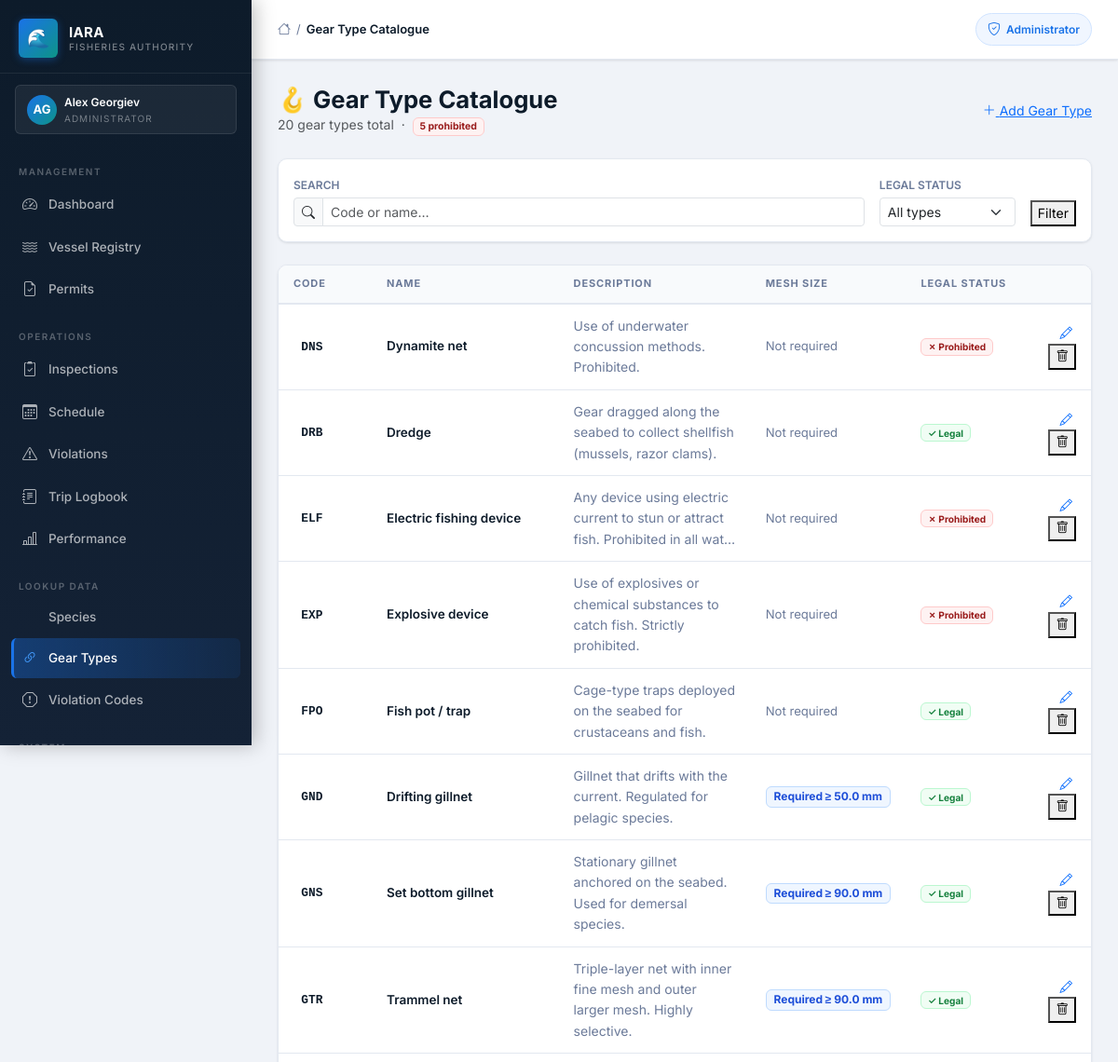
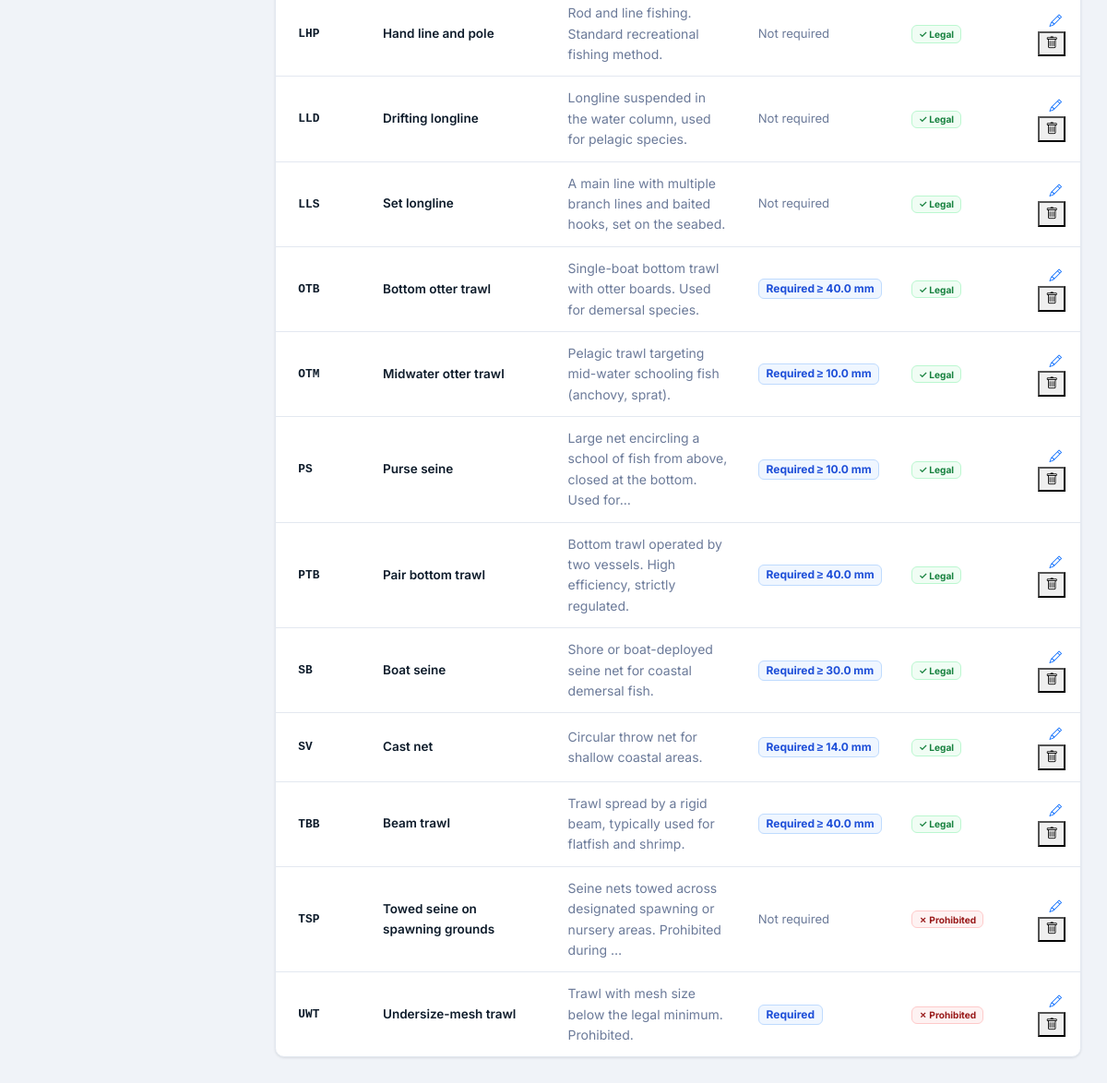
/admin/lookup/gear (signed in), run on the app's committed database (2 pictures, top to bottom).
### iara_app/models.py (models this page shows, shortened)
class User(UserMixin, db.Model):
    __tablename__ = "users"
    id = db.Column(db.Integer, primary_key=True)
    first_name = db.Column(db.String(50), nullable=False)
    last_name = db.Column(db.String(50), nullable=False)
    email = db.Column(db.String(120), unique=True, nullable=False)
    phone = db.Column(db.String(20), nullable=False)
    role = db.Column(db.String(50), nullable=False)
    password_hash = db.Column(db.String(128), nullable=False)
    vessel_registration = db.Column(db.String(50))
    fishing_permit_number = db.Column(db.String(50))
    inspector_id = db.Column(db.Integer, db.ForeignKey("users.id"), nullable=True)
    id_number = db.Column(db.String(50))
    age_category = db.Column(db.String(20))
    created_at = db.Column(db.DateTime, default=datetime.utcnow)
    is_active = db.Column(db.Boolean, default=True)
    reset_token       = db.Column(db.String(100), nullable=True)
    reset_token_expiry = db.Column(db.DateTime, nullable=True)
    failed_logins   = db.Column(db.Integer, default=0)
    locked_until    = db.Column(db.DateTime, nullable=True)
    inspections = db.relationship("Inspection", foreign_keys="Inspection.inspector_id", backref="inspector", lazy=True)
    scheduled_inspections = db.relationship("ScheduledInspection", foreign_keys="ScheduledInspection.inspector_id", backref="assigned_inspector", lazy=True)
    created_scheduled_inspections = db.relationship("ScheduledInspection", foreign_keys="ScheduledInspection.created_by_id", backref="created_by_user", lazy=True)
    audit_logs = db.relationship("AuditLog", foreign_keys="AuditLog.user_id", backref="user", lazy=True)

class GearType(db.Model):
    __tablename__ = "gear_type"
    id                  = db.Column(db.Integer, primary_key=True)
    code                = db.Column(db.String(20), nullable=False, unique=True)  # FAO/EU code e.g. 'TBB'
    name                = db.Column(db.String(150), nullable=False)  # human-readable name
    description         = db.Column(db.Text, nullable=True)
    mesh_size_required  = db.Column(db.Boolean, nullable=False, default=False)
    min_mesh_size_mm    = db.Column(db.Float, nullable=True)
    is_legal            = db.Column(db.Boolean, nullable=False, default=True)
    created_at          = db.Column(db.DateTime, default=datetime.utcnow)
    updated_at          = db.Column(db.DateTime, default=datetime.utcnow, onupdate=datetime.utcnow)

### iara_app/routes/lookup.py (the view, shortened to what this page needs)
@bp.route("/gear")
@login_required
@admin_required
def gear_list():
    q       = request.args.get("q", "").strip()
    legal_f = request.args.get("legal", "")
    page    = request.args.get("page", 1, type=int)
    query = GearType.query
    if legal_f == "yes":
        query = query.filter_by(is_legal=True)
    elif legal_f == "no":
        query = query.filter_by(is_legal=False)
    pagination = query.order_by(GearType.code).paginate(
        page=page, per_page=20, error_out=False
    )
    return render_template(
        "lookup/gear_list.html",
        gears=pagination.items,
        pagination=pagination,
        q=q,
        legal_f=legal_f,
        total=GearType.query.count(),
        illegal_count=GearType.query.filter_by(is_legal=False).count(),
        title="Gear Type Catalogue"
    )

### iara_app/__init__.py (called while the page is built)
def create_app():
    app = Flask(__name__)
    app.config.from_object(Config)
    db.init_app(app)
    login_manager.init_app(app)
    migrate.init_app(app, db)
    csrf.init_app(app)
    from .models import User
    @login_manager.user_loader
    def load_user(user_id):
        user = db.session.get(User, int(user_id))   # SQLAlchemy 2.x style
        if user is None:
            return None
        if not user.is_active:
            return None
        return user
    from .routes import register_blueprints
    register_blueprints(app)
    scheduler.init_app(app)
    scheduler.start()
    scheduler.add_job(
        id="expire_permits_daily",
        func=expire_old_permits,
        trigger="interval",
        days=1
    )
    return app

### iara_app/templates/lookup/gear_list.html (shortened to what this page needs)
{% extends "layout/base.html" %}
{% block content %}
<div class="d-flex align-items-center justify-content-between mb-4 gap-3 flex-wrap">
  <div>
    <h1 class="mb-0" style="font-size:1.6rem;font-weight:700;">🪝 Gear Type Catalogue</h1>
    <p class="text-muted mb-0" style="font-size:.875rem;">
      {{ total }} gear types total &nbsp;·&nbsp;
      {% if illegal_count > 0 %}
      <span class="badge" style="background:#fef2f2;color:#991b1b;border:1px solid #fecaca;">
        {{ illegal_count }} prohibited
      </span>
      {% endif %}
    </p>
  </div>
  <a href="{{ url_for('lookup.gear_add') }}" class="iara-btn iara-btn-primary">
    <i class="bi bi-plus-lg"></i> Add Gear Type
  </a>
</div>
<form method="get" class="iara-card p-3 mb-4 d-flex gap-3 flex-wrap align-items-end">
  <div class="flex-fill" style="min-width:200px;">
    <label class="form-label mb-1" style="font-size:.75rem;font-weight:600;color:var(--text-secondary);">SEARCH</label>
    <div class="input-group input-group-sm">
      <span class="input-group-text"><i class="bi bi-search"></i></span>
      <input type="text" name="q" class="form-control" placeholder="Code or name…" value="{{ q }}">
    </div>
  </div>
  <div>
    <label class="form-label mb-1" style="font-size:.75rem;font-weight:600;color:var(--text-secondary);">LEGAL STATUS</label>
    <select name="legal" class="form-select form-select-sm" style="min-width:140px;">
      <option value="" {% if not legal_f %}selected{% endif %}>All types</option>
    </select>
  </div>
  <button type="submit" class="iara-btn iara-btn-primary iara-btn-sm">Filter</button>
</form>
{% if gears %}
<div class="iara-card overflow-hidden">
  <div class="table-responsive">
    <table class="iara-table" id="gear-table">
      <thead>
        <tr>
          <th style="width:100px;">Code</th>
          <th>Name</th>
          <th>Description</th>
          <th>Mesh Size</th>
          <th>Legal Status</th>
          <th></th>
        </tr>
      </thead>
      <tbody>
        {% for gt in gears %}
        <tr>
          <td>
            <span class="badge" style="background:var(--surface-2);color:var(--text-primary);border:1px solid var(--border);font-family:monospace;font-size:.8rem;">
              {{ gt.code }}
            </span>
          </td>
          <td style="font-weight:600;">{{ gt.name }}</td>
          <td style="color:var(--text-secondary);font-size:.875rem;max-width:260px;">
            {% if gt.description %}
              {{ gt.description[:80] }}{% if gt.description|length > 80 %}…{% endif %}
            {% else %}—{% endif %}
          </td>
          <td>
            {% if gt.mesh_size_required %}
              <span class="badge" style="background:#eff6ff;color:#1d4ed8;border:1px solid #bfdbfe;font-size:.75rem;">
                Required{% if gt.min_mesh_size_mm %} ≥ {{ gt.min_mesh_size_mm }} mm{% endif %}
              </span>
            {% else %}
              <span style="color:var(--text-secondary);font-size:.82rem;">Not required</span>
            {% endif %}
          </td>
          <td>
            {% if gt.is_legal %}
            <span class="badge" style="background:#f0fdf4;color:#15803d;border:1px solid #bbf7d0;">✓ Legal</span>
            {% else %}
            <span class="badge" style="background:#fef2f2;color:#991b1b;border:1px solid #fecaca;">✗ Prohibited</span>
            {% endif %}
          </td>
          <td class="text-end">
            <a href="{{ url_for('lookup.gear_edit', gear_id=gt.id) }}"
               class="iara-btn iara-btn-secondary iara-btn-sm me-1" title="Edit">
              <i class="bi bi-pencil"></i>
            </a>
            <button type="button"
              class="iara-btn iara-btn-danger iara-btn-sm"
              title="Delete"
              onclick="confirmDeleteGear({{ gt.id }}, '{{ gt.code }} — {{ gt.name|replace("'", "\\'") }}')">
              <i class="bi bi-trash"></i>
            </button>
          </td>
        </tr>
        {% endfor %}
      </tbody>
    </table>
  </div>
</div>
{% else %}
<div class="iara-card p-5 text-center">
  <i class="bi bi-tools" style="font-size:3rem;color:var(--text-secondary);"></i>
  <p class="mt-3 text-muted">No gear types defined yet. <a href="{{ url_for('lookup.gear_add') }}">Add the first one</a>.</p>
</div>
{% endif %}
{% endblock %}

### iara_app/templates/layout/base.html (shortened to what this page needs)
<!DOCTYPE html>
<html lang="en">
<head>
  <link href="https://cdn.jsdelivr.net/npm/bootstrap@5.3.2/dist/css/bootstrap.min.css" rel="stylesheet">
  <link rel="stylesheet" href="https://cdn.jsdelivr.net/npm/bootstrap-icons@1.11.3/font/bootstrap-icons.min.css">
  <link rel="stylesheet" href="{{ url_for('static', filename='css/iara_theme.css') }}">
</head>
<body>
  {% if current_user.is_authenticated %}
  <aside class="iara-sidebar">
    <a class="sidebar-brand" href="#">
      <div class="sidebar-brand-icon">🌊</div>
      <div class="sidebar-brand-text">
        <div class="sidebar-brand-name">IARA</div>
        <div class="sidebar-brand-sub">Fisheries Authority</div>
      </div>
    </a>
    <div class="sidebar-role-banner">
      <div class="sidebar-role-avatar">
        {{ current_user.first_name[0]|upper }}{{ current_user.last_name[0]|upper }}
      </div>
      <div>
        <div class="sidebar-role-name">{{ current_user.first_name }} {{ current_user.last_name }}</div>
        <div class="sidebar-role-label">
          {% if current_user.role == "administrator" %}Administrator
          {% elif current_user.role == "inspector" %}Inspector
          {% elif current_user.role == "fisherman" %}Fisherman
          {% else %}Amateur Fisher{% endif %}
        </div>
      </div>
    </div>
    <nav class="sidebar-nav">
      {% if current_user.role == "administrator" %}
      <div class="sidebar-section-label">Management</div>
      <a href="{{ url_for('admin.admin_dashboard') }}"
        class="sidebar-link {% if request.endpoint == 'admin.admin_dashboard' %}active{% endif %}">
        <i class="bi bi-speedometer2"></i> Dashboard
      </a>
      <a href="{{ url_for('admin.vessels') }}"
        class="sidebar-link {% if 'vessel' in request.endpoint %}active{% endif %}">
        <i class="bi bi-water"></i> Vessel Registry
      </a>
      <a href="{{ url_for('admin.permits') }}"
        class="sidebar-link ">
        <i class="bi bi-file-earmark-check"></i> Permits
      </a>
      <div class="sidebar-section-label" style="margin-top:8px;">Operations</div>
      <a href="{{ url_for('admin.admin_inspections') }}"
        class="sidebar-link {% if 'inspection' in request.endpoint and 'schedule' not in request.endpoint %}active{% endif %}">
        <i class="bi bi-clipboard2-check"></i> Inspections
      </a>
      <a href="{{ url_for('admin.schedule_list') }}"
        class="sidebar-link {% if 'schedule' in request.endpoint %}active{% endif %}">
        <i class="bi bi-calendar3"></i> Schedule
      </a>
      <a href="{{ url_for('admin.admin_violations') }}"
        class="sidebar-link {% if 'violation' in request.endpoint %}active{% endif %}">
        <i class="bi bi-exclamation-triangle"></i> Violations
      </a>
      <a href="{{ url_for('trips.trips_list') }}"
        class="sidebar-link {% if 'trips' in request.endpoint %}active{% endif %}">
        <i class="bi bi-journal-text"></i> Trip Logbook
      </a>
      <a href="{{ url_for('admin.admin_inspector_performance') }}"
        class="sidebar-link {% if 'performance' in request.endpoint %}active{% endif %}">
        <i class="bi bi-bar-chart-line"></i> Performance
      </a>
      <div class="sidebar-section-label" style="margin-top:8px;">Lookup Data</div>
      <a href="{{ url_for('lookup.species_list') }}"
        class="sidebar-link {% if 'species' in request.endpoint %}active{% endif %}">
         Species
      </a>
      <a href="{{ url_for('lookup.gear_list') }}"
        class="sidebar-link {% if 'gear' in request.endpoint %}active{% endif %}">
        <i class="bi bi-link-45deg"></i> Gear Types
      </a>
      <a href="{{ url_for('lookup.violation_codes_list') }}"
        class="sidebar-link {% if 'violation_code' in request.endpoint %}active{% endif %}">
        <i class="bi bi-exclamation-octagon"></i> Violation Codes
      </a>
      <div class="sidebar-section-label" style="margin-top:8px;">System</div>
      {% endif %}
    </nav>
  </aside>
  {% endif %}
  <div class="iara-main" {% if not current_user.is_authenticated %}style="margin-left:0;" {% endif %}>
    <header class="iara-topbar">
      <div class="topbar-breadcrumb">
        <i class="bi bi-house" style="color:var(--text-secondary);font-size:14px;"></i>
        <span class="bc-sep">/</span>
        <span class="bc-current">{{ title if title else "Dashboard" }}</span>
      </div>
      <div class="topbar-actions">
        {% if current_user.is_authenticated %}
        {% if current_user.role == "administrator" %}
        <span class="topbar-badge">
          <i class="bi bi-shield-check"></i> Administrator
        </span>
        {% elif current_user.role == "inspector" %}
        <span class="topbar-badge" style="background:#eff6ff;border-color:#bfdbfe;color:#1d4ed8;">
          <i class="bi bi-clipboard2-check"></i> Inspector
        </span>
        {% elif current_user.role == "fisherman" %}
        <span class="topbar-badge" style="background:#f0fdf4;border-color:#bbf7d0;color:#15803d;">
          <i class="bi bi-water"></i> Fisherman
        </span>
        {% else %}
        <span class="topbar-badge" style="background:#fffbeb;border-color:#fde68a;color:#b45309;">
          <i class="bi bi-person"></i> Amateur
        </span>
        {% endif %}
        {% endif %}
      </div>
    </header>
    <main class="iara-content">
      {% block content %}{% endblock %}
    </main>
  </div>
</body>
</html>

### data on the page
User: first_name "A", last_name "G", first_name "Alex", last_name "Georgiev"
GearType: code "DNS", name "Dynamite net", description "Use of underwater concussion methods. Prohibited.", mesh_size_required "Not required", is_legal "✗ Prohibited"
GearType: code "DRB", name "Dredge", description "Gear dragged along the seabed to collect shellfish (mussels, razor clams).", mesh_size_required "Not required", is_legal "✓ Legal"
GearType: code "ELF", name "Electric fishing device", description "Any device using electric current to stun or attract fish. Prohibited in all wat", mesh_size_required "Not required", is_legal "✗ Prohibited"
GearType: code "EXP", name "Explosive device", description "Use of explosives or chemical substances to catch fish. Strictly prohibited.", mesh_size_required "Not required", is_legal "✗ Prohibited"
GearType: code "FPO", name "Fish pot / trap", description "Cage-type traps deployed on the seabed for crustaceans and fish.", mesh_size_required "Not required", is_legal "✓ Legal"
GearType: code "GND", name "Drifting gillnet", description "Gillnet that drifts with the current. Regulated for pelagic species.", min_mesh_size_mm "50.0", is_legal "✓ Legal"
GearType: code "GNS", name "Set bottom gillnet", description "Stationary gillnet anchored on the seabed. Used for demersal species.", min_mesh_size_mm "90.0", is_legal "✓ Legal"
GearType: code "GTR", name "Trammel net", description "Triple-layer net with inner fine mesh and outer larger mesh. Highly selective.", min_mesh_size_mm "90.0", is_legal "✓ Legal"
GearType: code "LHP", name "Hand line and pole", description "Rod and line fishing. Standard recreational fishing method.", mesh_size_required "Not required", is_legal "✓ Legal"
GearType: code "LLD", name "Drifting longline", description "Longline suspended in the water column, used for pelagic species.", mesh_size_required "Not required", is_legal "✓ Legal"
GearType: code "LLS", name "Set longline", description "A main line with multiple branch lines and baited hooks, set on the seabed.", mesh_size_required "Not required", is_legal "✓ Legal"
GearType: code "OTB", name "Bottom otter trawl", description "Single-boat bottom trawl with otter boards. Used for demersal species.", min_mesh_size_mm "40.0", is_legal "✓ Legal"
GearType: code "OTM", name "Midwater otter trawl", description "Pelagic trawl targeting mid-water schooling fish (anchovy, sprat).", min_mesh_size_mm "10.0", is_legal "✓ Legal"
GearType: code "PS", name "Purse seine", description "Large net encircling a school of fish from above, closed at the bottom. Used for", min_mesh_size_mm "10.0", is_legal "✓ Legal"
GearType: code "PTB", name "Pair bottom trawl", description "Bottom trawl operated by two vessels. High efficiency, strictly regulated.", min_mesh_size_mm "40.0", is_legal "✓ Legal"
GearType: code "SB", name "Boat seine", description "Shore or boat-deployed seine net for coastal demersal fish.", min_mesh_size_mm "30.0", is_legal "✓ Legal"
GearType: code "SV", name "Cast net", description "Circular throw net for shallow coastal areas.", min_mesh_size_mm "14.0", is_legal "✓ Legal"
GearType: code "TBB", name "Beam trawl", description "Trawl spread by a rigid beam, typically used for flatfish and shrimp.", min_mesh_size_mm "40.0", is_legal "✓ Legal"
GearType: code "TSP", name "Towed seine on spawning grounds", description "Seine nets towed across designated spawning or nursery areas. Prohibited during", mesh_size_required "Not required", is_legal "✗ Prohibited"
GearType: code "UWT", name "Undersize-mesh trawl", description "Trawl with mesh size below the legal minimum. Prohibited.", mesh_size_required "Required", is_legal "✗ Prohibited"

### other printed values
{{ title if title else "Dashboard" }} "Gear Type Catalogue"
{{ total }} "20"
{{ illegal_count }} "5"
